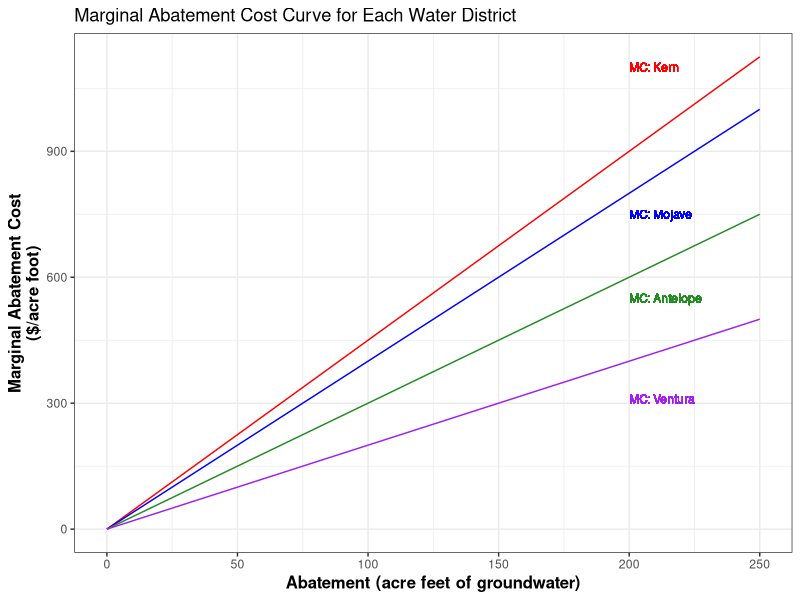
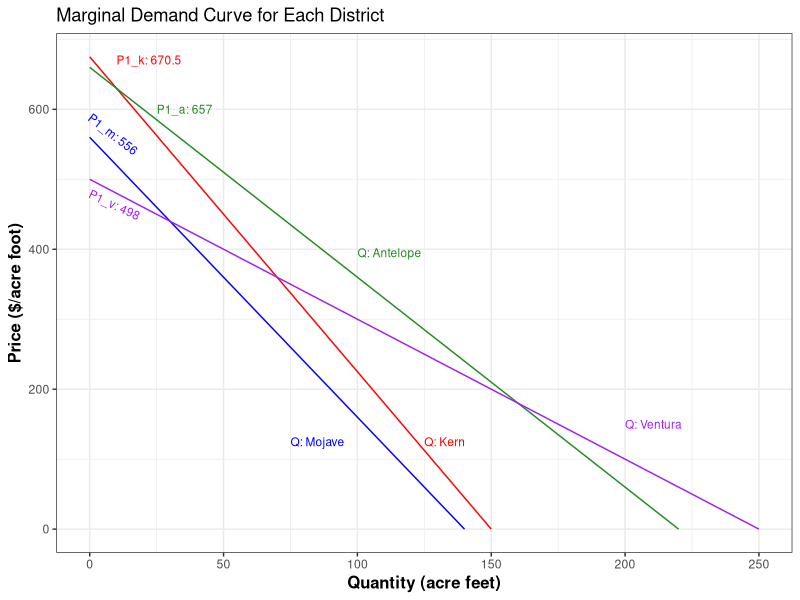

Here is the R script that generated these plots, in order:
## ---- chunk 1
#| message: false
rm(list = ls())
library(tidyverse)
library(pracma)
library(stats)
## ---- chunk 2
# First we're going to sequence the abatement units 
A = seq(from = 0, to = 250, by = 1)

# Next, were going to write a function that returns the marginal abatement cost for each firm at a given A value, and return it as a tibble so that we can plot it 
MACC <- function(A){
  MACC_k = 4.5*A
  MACC_m = 4*A
  MACC_a = 3*A
  MACC_v = 2*A
  return(tibble(A = A, mck = MACC_k, mcm = MACC_m, mca = MACC_a, mcv = MACC_v))
}
## Using function to calculate each districts marginal abatement curve
test <- MACC(A)

ggplot(data = test) + 
  geom_line(aes(x = A, y = mck), color = "red") + 
  geom_line(aes(x = A, y = mcm), color = "blue") + 
  geom_line(aes(x = A, y = mca), color = "forestgreen") + 
  geom_line(aes(x = A, y = mcv), color = "purple") +
  geom_text(aes(x = 200, y = 1100), label = "MC: Kern", size = 3, color = "red", hjust = 0) +
  geom_text(aes(x = 200, y = 750), label = "MC: Mojave", size = 3, color = "blue", hjust = 0) +
  geom_text(aes(x = 200, y = 550), label = "MC: Antelope", size = 3, color = "forestgreen", hjust = 0) +
  geom_text(aes(x = 200, y = 310), label = "MC: Ventura", size = 3, color = "purple", hjust = 0) +
  theme_bw() + 
  labs(y = "Marginal Abatement Cost\n($/acre foot)", x = "Abatement (acre feet of groundwater)") + 
  
  ggtitle("Marginal Abatement Cost Curve for Each Water District") + 
  theme(axis.title = element_text(size = 12, face = "bold"))
## ---- chunk 3
# Writing function to calculate groundwater demand at each price
demand_gw <- function(P){
  Qk = 150 - (P*(1/4.5))
  Qk = ifelse(Qk <= 0, 0, Qk)
  Qm = 140 - (P*(1/4))
  Qm = ifelse(Qm <= 0, 0, Qm)
  Qa = 220 - (P*(1/3))
  Qa = ifelse(Qa <= 0, 0, Qa)
  Qv = 250 - (P*(1/2))
  Qv = ifelse(Qv <= 0, 0, Qv)
  return(tibble(P = P, Qk = Qk, Qm = Qm, Qa = Qa, Qv = Qv))
}
# Simulating price to slightly higher than the highest price a district is willing to pay 
P = seq(from = 0, to = 700, by = 1)
# Using function to create a dataframe of Price and quantity demanded from each district
gw_demand_test <- demand_gw(P)

# Since price was above the max each district was willing to pay, separating each districts demand curve and subsetting to include only Q >= 0
demand_k <- tibble(Qk = gw_demand_test$Qk, P = gw_demand_test$P) %>% 
  filter(P <= 675 )
demand_m <- tibble(Qm = gw_demand_test$Qm, P = gw_demand_test$P) %>% 
  filter(P <= 560 )
demand_a <- tibble(Qa = gw_demand_test$Qa, P = gw_demand_test$P) %>% 
  filter(P <= 660 )
demand_v <- tibble(Qv = gw_demand_test$Qv, P = gw_demand_test$P) %>% 
  filter(P <= 500 )

# Writing function to calculate the price each firm is willing to pay for each unit of groundwater 
mwtp_gw <- function(Q){
  Pk = 675 - 4.5*Q
  Pm = 560 - 4*Q
  Pa = 660 - 3*Q
  Pv = 500- 2*Q
  return(tibble(Q = Q, Pk = Pk, Pm=Pm, Pa=Pa,Pv=Pv))
}

# Using function to calculate the price each firm is willing to pay for the first unit of groundwater 
first_unit_price <- mwtp_gw(1)
# head(first_unit_price)

# Plotting each districts demand curve against each other with first unit cost indicated for each district
ggplot() + 
  geom_line(data = demand_k, aes(x = Qk, y = P), color = "red") +
  geom_line(data = demand_m, aes(x = Qm, y = P), color = "blue") +
  geom_line(data = demand_a, aes(x = Qa, y = P), color = "forestgreen") +
  geom_line(data = demand_v, aes(x = Qv, y = P), color = "purple") +
  geom_text(aes(x = 125, y = 125), label = "Q: Kern", size = 3, color = "red", hjust = 0) +
  geom_text(aes(x = 75, y = 125), label = "Q: Mojave", size = 3, color = "blue", hjust = 0) +
  geom_text(aes(x = 100, y = 395), label = "Q: Antelope", size = 3, color = "forestgreen", hjust = 0) +
  geom_text(aes(x = 200, y = 150), label = "Q: Ventura", size = 3, color = "purple", hjust = 0) +
  geom_text(aes(x = 10, y = 670.5), label = "P1_k: 670.5", size = 3, color = "red", hjust = 0) +
  geom_text(aes(x = 0, y = 590), label = "P1_m: 556", size = 3, color = "blue", hjust = 0, angle = -38) +
  geom_text(aes(x = 25, y = 600), label = "P1_a: 657", size = 3, color = "forestgreen", hjust = 0) +
  geom_text(aes(x = 0, y = 480), label = "P1_v: 498", size = 3, color = "purple", hjust = 0,angle = -25 ) +
  theme_bw() + 
  labs(x = "Quantity (acre feet)", y = "Price ($/acre foot)") + 
  ggtitle("Marginal Demand Curve for Each District") + 
  theme(axis.title = element_text(face = "bold", size = 12))
## ---- chunk 4
#| message: false
# Adding on to previous MACC function to allow for different abatements even though they're the same 
MACC_district_new <- function(Ak1, Am1, Aa1, Av1){
  MACC_k = 4.5*Ak1
  MACC_m = 4*Am1
  MACC_a = 3*Aa1
  MACC_v = 2*Av1
  return(tibble(District = c("Kern", "Mojave", "Antelope", "Ventura"), "Total Abatement" = c(Ak1, Am1, Aa1, Av1), "MAC of Last unit" = c(MACC_k, MACC_m, MACC_a, MACC_v)))
}
# using function to calculate the marginal cost of the last unit of abatement for each district
cap_no_trade_new <- MACC_district_new(Ak1 = 65, Am1 = 65, Aa1 = 65, Av1 = 65)

# using kable to create a table of the MAC. values and total abatement by district
knitr::kable(cap_no_trade_new, align = "c", caption = "MAC of Last Unit by District")
## ---- chunk 5
# The total cost of abatement for each district to comply would be the price that they were willing to pay for the *after abatement* cost of their last acre foot of groundwater, times the quantity they had to abate, divided by two

# writing function to calculate the total cost of abatement for each district, where the input is the final quantity they're allowed to demand under the cap, as well as allows me to calculate the TAC for when there is trade allowed
total_cost_a <- function(Qbark, Qpolk, Qbarm, Qpolm, Qbara, Qpola, Qbarv, Qpolv){
  P_k = 675 - 4.5*Qpolk
  TAC_k = (P_k*(Qbark - Qpolk))/2
  P_m = 560 - 4*Qpolm
  TAC_m = (P_m*(Qbarm - Qpolm))/2
  P_a = 660 - 3*Qpola
  TAC_a = (P_a*(Qbara - Qpola))/2
  P_v = 500 - 2*Qpolv
  TAC_v = (P_v*(Qbarv - Qpolv))/2
  return(tibble(District = c("Kern", "Mojave", "Antelope", "Ventura"), TAC = c(TAC_k, TAC_m, TAC_a, TAC_v )))
}
# Using function to calculate each district's total abatement cost based on their baseline quantity compared to their policy quantity
TAC_capnotrade <- total_cost_a(150, 85, 140, 75, 220, 155, 250, 185)

# Throwing it into kable so that its easy
knitr::kable(TAC_capnotrade, align = "c", caption = "TAC for Each District without Trade ($)")
## ---- chunk 6
## Using earlier demand function to calculate each firm's equilibrium quantity demanded at the new Pstar of 199.1489
quantity_with_trade <- demand_gw(199.1489)
## using sum to check my quantities above and ensure that they add to the 500 AF cap 
# sum(quantity_with_trade[1, 2:5]) # Sum to 500. Good

# renaming columns in my new dataframe to reflect the metrics being measured 
colnames <- c("Eq. Price", "Q: Kern", "Q: Mojave", "Q: Antelope", "Q: Ventura")
colnames(quantity_with_trade) = colnames

knitr::kable(quantity_with_trade, align = "c", caption = "Quantity Used by Each District with Trade")

## ---- chunk 7
# Using function created above to calculate each districts total cost of abatement given their baseline quantity demanded and the new traded quantity they will use 
TAC_capandtrade <- total_cost_a(150, 105.7447, 140, 90.21277, 220, 153.617, 250, 150.4255)

# putting it into a table 
knitr::kable(TAC_capandtrade, align = "c", caption = "TAC for Each District with Trade ($)")

# ## This code was used to double check my answer above. This removes each districts individual demand fomula and replaces the TAC calculation price with the equilibrium price 
# total_cost_a.2 <- function(Qbark, Qpolk, Qbarm, Qpolm, Qbara, Qpola, Qbarv, Qpolv, Pstar){
#   
#   TAC_k = (Pstar*(Qbark - Qpolk))/2
#   
#   TAC_m = (Pstar*(Qbarm - Qpolm))/2
#   
#   TAC_a = (Pstar*(Qbara - Qpola))/2
#   
#   TAC_v = (Pstar*(Qbarv - Qpolv))/2
#   return(tibble(District = c("Kern", "Mojave", "Antelope", "Ventura"), TAC = c(TAC_k, TAC_m, TAC_a, TAC_v )))
# }
# ## Using formula to calculate the TAC for each distrct at the new equilibrium price and with trade 
# TAC_capandtrade.2 <- total_cost_a.2(150, 105.7447, 140, 90.21277, 220, 153.617, 250, 150.4255, 199.1489)
# knitr::kable(TAC_capandtrade.2, aling = "c", caption = "TAC for Each District with Trade")
# ## Numbers are the same. Checks out 

## ---- chunk 8
# Writing a function that uses each districts demand with trade, their cap without trade, and the equilibrium trading price to calculate how much they buy or sell and the price paid at the equilibrium trading price 
net_abatement <- function(Qpolk, Qpolm, Qpola, Qpolv, TACk, TACm, TACa, TACv){
  diffk = Qpolk - 125
  transferk = diffk*199.1489
  netk = TACk + transferk
  
  diffm = Qpolm - 125
  transferm = diffm*199.1489
  netm = TACm + transferm
  
  diffa = Qpola - 125
  transfera = diffa*199.1489
  neta = TACa + transfera
  
  diffv = Qpolv - 125
  transferv = diffv*199.1489
  netv = TACv + transferv
  return(tibble(District = c("Kern", "Mojave", "Antelope", "Ventura"), netTAC = c(netk, netm, neta, netv)))
}
# Using function and previous quantities/TAC's to calculate net cost of abatement for each district with sales and pruchases
net_abatement_cost <- net_abatement(quantity_with_trade[1, 2], quantity_with_trade[1, 3], quantity_with_trade[1, 4], quantity_with_trade[1, 5], TAC_capandtrade[1, 2], TAC_capandtrade[2, 2], TAC_capandtrade[3, 2], TAC_capandtrade[4, 2])

knitr::kable(net_abatement_cost, align = "c", caption="TAC by district Net of any sales of Purchases ($)")

## ---- chunk 9
# If a single tax were imposed that would reduce the total quantity of groundwater demanded to 500AF, then the tax amount would be the same as the above equilibrium price for groundwater in this market, which would be t* = 199.1489. We can update the demand_gw function to calculate the quantity traded under the new tax as well as the total abatement for each district under the new tax
demand_gw_tax <- function(P){
  Qk = 150 - (P*(1/4.5))
  Qk = ifelse(Qk <= 0, 0, Qk)
  Ak = 150-Qk
  Qm = 140 - (P*(1/4))
  Qm = ifelse(Qm <= 0, 0, Qm)
  Am = 140-Qm
  Qa = 220 - (P*(1/3))
  Qa = ifelse(Qa <= 0, 0, Qa)
  Aa = 220-Qa
  Qv = 250 - (P*(1/2))
  Qv = ifelse(Qv <= 0, 0, Qv)
  Av = 250-Qv
  return(tibble(District = c("Kern", "Mojave", "Antelope", "Ventura"), Q_pol = c(Qk, Qm, Qa, Qv), Abatement = c(Ak, Am, Aa, Av)))
}
## Using function to calculate the new quantity demanded by each firm 
quantity_with_tax <- demand_gw_tax(199.1489)
## Testing to see if it adds up to 500
# sum(quantity_with_tax$Q_demand) # It does 
knitr::kable(quantity_with_tax, align = "c", caption = "Abatement of Each District with Tax")

## ---- chunk 10
# We can use the amount each district abated to calculate their cost by using the total_cost_a function we created earlier 
abatement_cost_tax <- total_cost_a(150, 105.74469, 140, 90.21277, 220, 153.61703, 250, 150.42555)
# Throwing it into a kable to make it look nice
knitr::kable(abatement_cost_tax, align = "c", caption = "TAC by district with Tax ($)")
## ---- chunk 11
# If we're looking at the aggregate demand curve and measuring the total quantity consumed under the new tax (500AF), and multiplying that by the tax cost, then the tax revenue would just be 500*199.1489
TR = 500*199.1489
print("The tax revenue generated under this new tax program for groundwater would be $99,574.45")
## ---- chunk 12
sum(TAC_capnotrade$TAC)
sum(abatement_cost_tax$TAC) 
sum(TAC_capandtrade$TAC)
